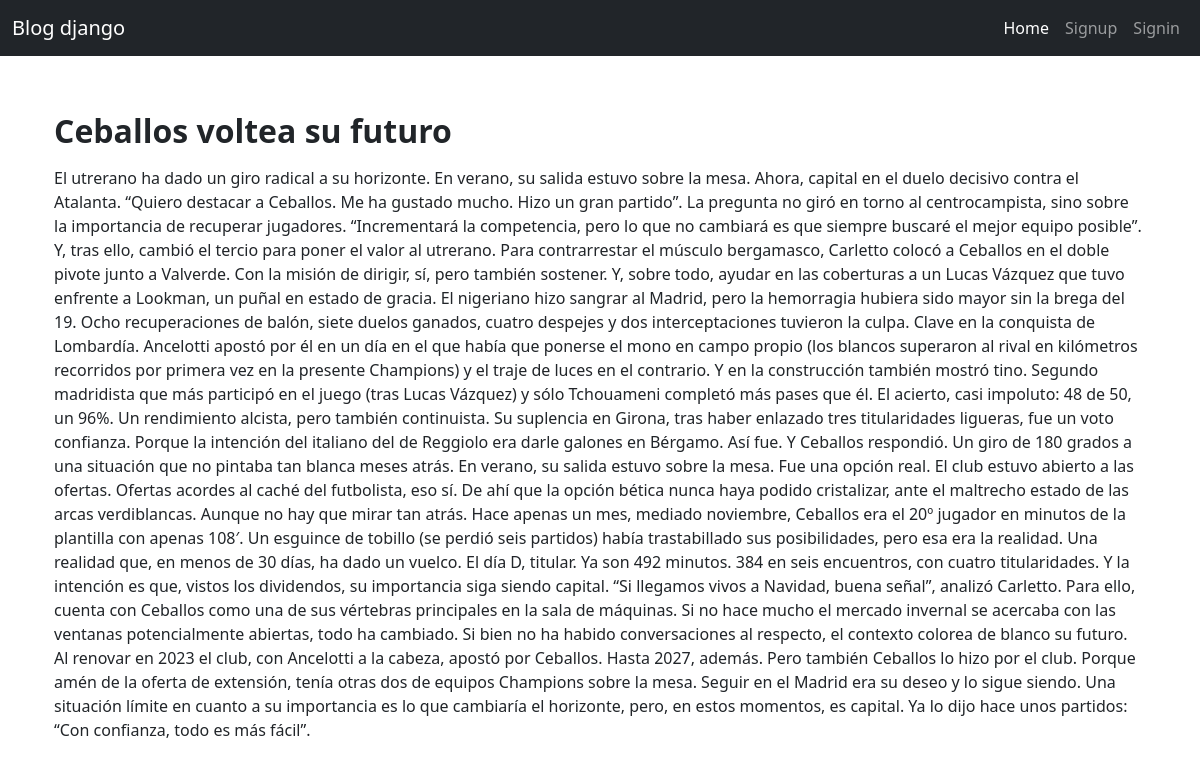
The app's page /post_detail/3/ with its own data.
### posts/models.py (models this page shows, shortened)
class Post(models.Model):
    title = models.CharField(max_length=80)
    content = models.TextField(blank=True)
    created = models.DateTimeField(auto_now_add=True)
    likes = models.ManyToManyField(User, through="Like", related_name='post_likes', blank=True)
    def total_likes(self):
        return self.likes.count()

### posts/views.py (the view)
# urls.py: path('post_detail/<int:post_id>/', views.post_detail, name='post_detail'),
def post_detail(request, post_id):
    post = get_object_or_404(Post, pk=post_id)
    total_likes = post.total_likes()
    liked = False
    if post.likes.filter(id=request.user.id).exists():
        liked = True
    return render(request, 'post_detail.html', {
        'post': post,
        'total_likes': total_likes,
        'liked': liked
    })

### posts/templates/post_detail.html (shortened to what this page needs)
{% extends 'index.html' %}
{% block content %}
<section class="container py-2 offset mt-5">
    <h2><strong>{{ post.title }}</strong></h2>
    <p class="mt-3">{{ post.content }}</p>
</section>
</div>
{% endblock %}
{% block script %}
{% load static %}
{% endblock %}

### records on screen
Post: title "Ceballos voltea su futuro", content "El utrerano ha dado un giro radical a su horizonte. En verano, su salida estuvo sobre la mesa. Ahora, capital en el duelo decisivo contra el Atalanta. “Quiero destacar a Ceballos. Me ha gustado mucho. Hizo un gran partido”. La pregunta no giró en torno al centrocampista, sino sobre la importancia de recuperar jugadores. “Incrementará la competencia, pero lo que no cambiará es que siempre buscaré el mejor equipo posible”. Y, tras ello, cambió el tercio para poner el valor al utrerano. Para contrarrestar el músculo bergamasco, Carletto colocó a Ceballos en el doble pivote junto a Valverde. Con la misión de dirigir, sí, pero también sostener. Y, sobre todo, ayudar en las coberturas a un Lucas…"
